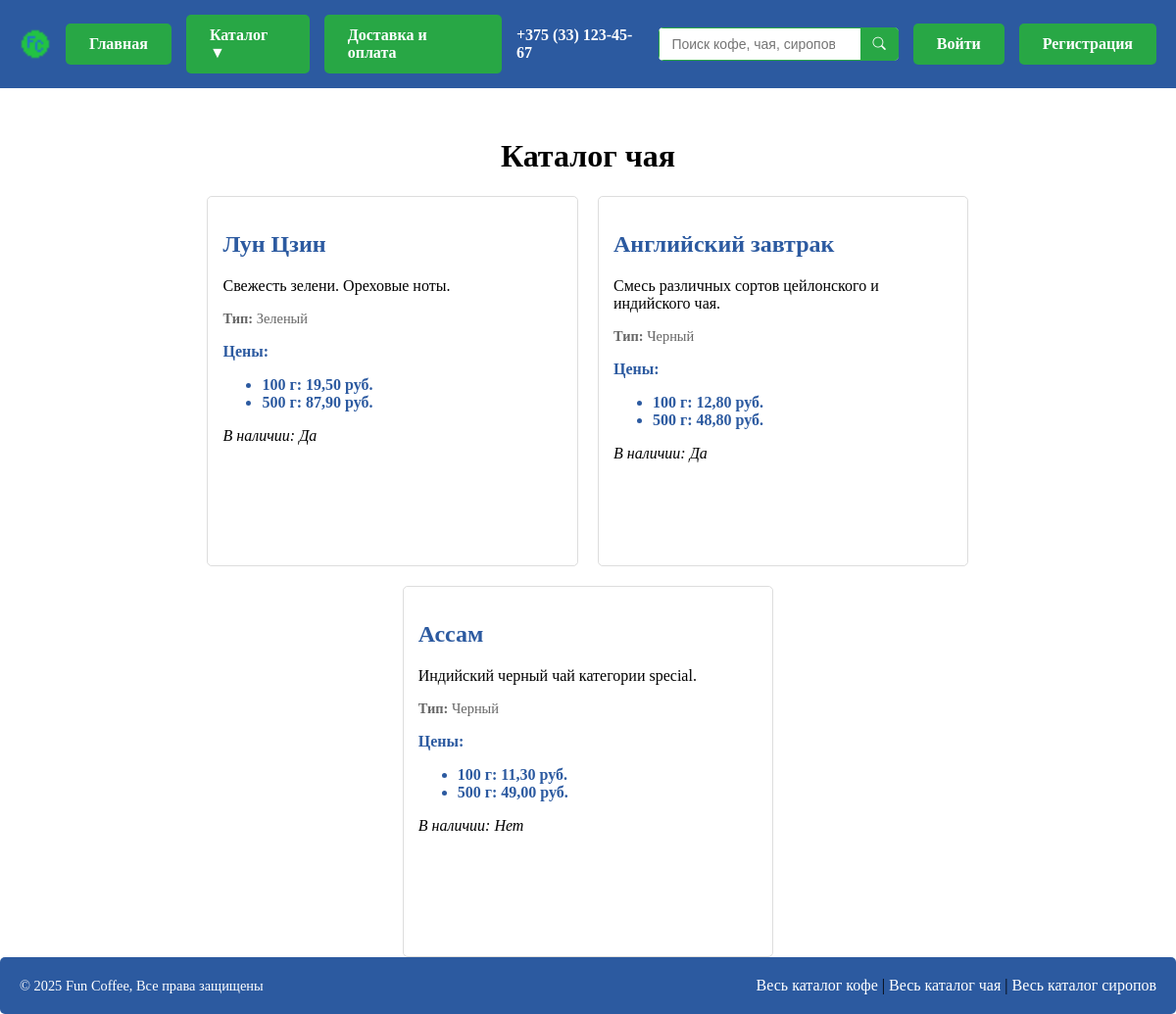
The page /products/tea/ on the database its author committed.
### products/models.py (models this page shows, shortened)
class Product(models.Model):
    name = models.CharField(max_length=100, verbose_name='Название')
    description = models.TextField(blank=True, verbose_name='Описание', default='')
    is_available = models.BooleanField(default=True, verbose_name='В наличии')
    class Meta:
        abstract = True

class Tea(Product):
    TEA_TYPE_CHOICES = [
        ('black', 'Черный'),
        ('green', 'Зеленый'),
    ]
    GRAMS_CHOICES = [
        (100, '100 г'),
        (500, '500 г'),
    ]
    tea_type = models.CharField(
        max_length=10,
        choices=TEA_TYPE_CHOICES,
        verbose_name='Вид чая',
        default='black'
    )
    price_100g = models.DecimalField(
        max_digits=10,
        decimal_places=2,
        verbose_name='Цена за 100 г',
        default=0.00
    )
    price_500g = models.DecimalField(
        max_digits=10,
        decimal_places=2,
        verbose_name='Цена за 500 г',
        default=0.00
    )
    class Meta:
        verbose_name = 'Чай'
        verbose_name_plural = 'Чай'

### products/views.py (the view)
# urls.py: path('tea/', tea_list, name='tea_list'),
def tea_list(request):
    teas = Tea.objects.all().order_by('-is_available')
    return render(request, 'products/tea_list.html', {"teas": teas})

### products/templates/products/tea_list.html (shortened to what this page needs)
{% extends "products/base.html" %}
{% block content %}
<h1>Каталог чая</h1>
{% if teas %}
    <div class="tea-list">
        {% for tea in teas %}
            <div class="tea-item">
                <h2>
                    <a href="{% url 'tea_detail' tea.pk %}" class="tea-title">
                        {{ tea.name }}
                    </a>
                </h2>
                <p>{{ tea.description }}</p>
                <div class="characteristics">
                    <p><strong>Тип:</strong> {{ tea.get_tea_type_display }}</p>
                </div>
                <div class="prices">
                    <p><strong>Цены:</strong></p>
                    <ul>
                        <li>100 г: {{ tea.price_100g }} руб.</li>
                        <li>500 г: {{ tea.price_500g }} руб.</li>
                    </ul>
                </div>
                <p><em>В наличии: {% if tea.is_available %}Да{% else %}Нет{% endif %}</em></p>
            </div>
        {% endfor %}
    </div>
{% else %}
    <p>К сожалению, чая временно нет в наличии.</p>
{% endif %}
{% endblock content %}

### products/templates/products/base.html (style rules this page uses)
html, body { height: 100%; margin: 0; }
body { display: flex; flex-direction: column; min-height: 100vh; }

### products/templates/products/tea_list.html (style rules this page uses)
h1 { text-align: center; }
.tea-list { display: flex; flex-wrap: wrap; gap: 20px; justify-content: center; }
.tea-item { border: 1px solid #ddd; padding: 15px; border-radius: 5px; width: calc(37.5% - 10px); box-sizing: border-box; aspect-ratio: 1/1; overflow: hidden; transition: transform 0.2s, box-shadow 0.2s; }
.tea-title { color: #2c5aa0; text-decoration: none; }
.characteristics { color: #666; font-size: 0.9em; }
.prices { color: #2c5aa0; font-weight: bold; }

### rows shown on the page
Tea: name "Лун Цзин", description "Свежесть зелени. Ореховые ноты.", tea_type "Зеленый", price_100g "19,50", price_500g "87,90", is_available "Да"
Tea: name "Английский завтрак", description "Смесь различных сортов цейлонского и индийского чая.", tea_type "Черный", price_100g "12,80", price_500g "48,80", is_available "Да"
Tea: name "Ассам", description "Индийский черный чай категории special.", tea_type "Черный", price_100g "11,30", price_500g "49,00", is_available "Нет"
